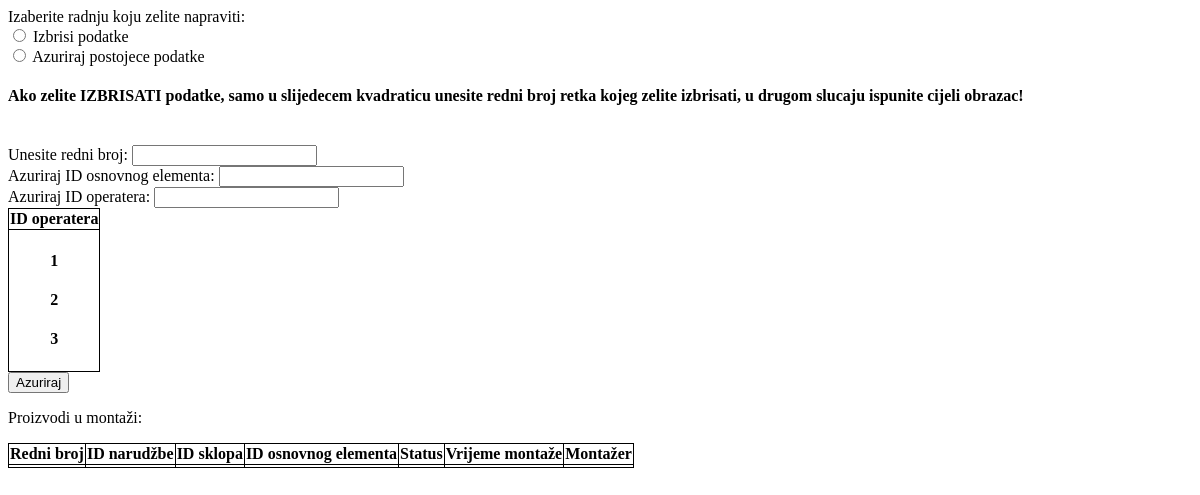
/update_installation_form, run on an earlier commit of the app's database.
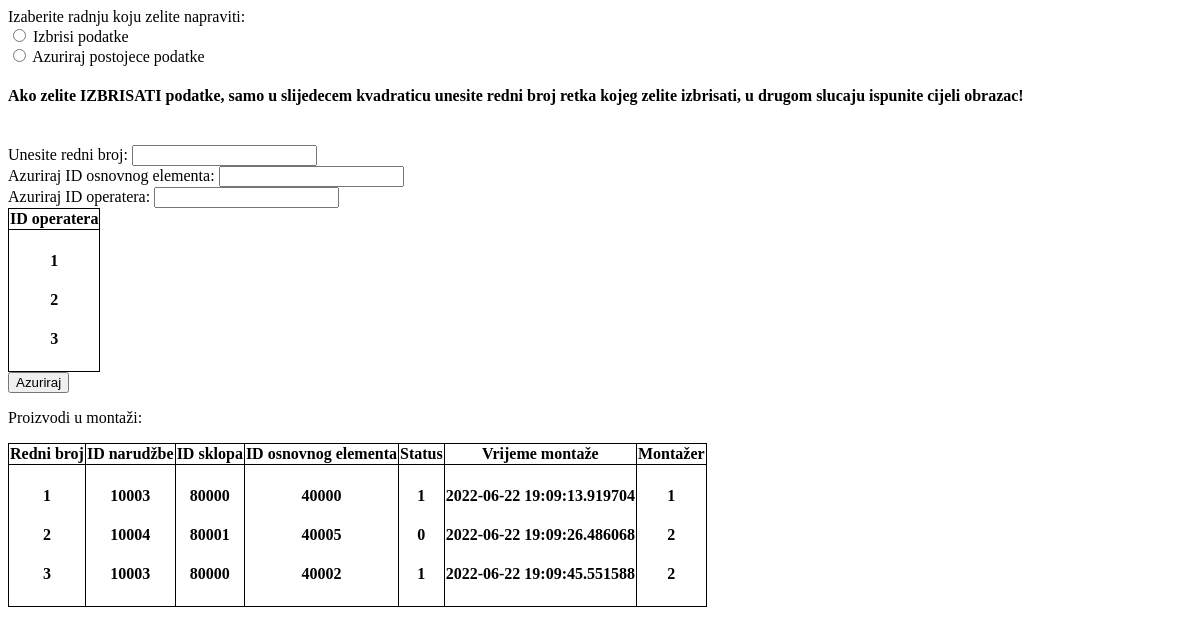
And on a later commit of the database.
### app.py (models this page shows, shortened)
class Worker(db.Model):
    __tablename__ = "worker"
    worker_id = db.Column(db.Integer, primary_key=True)
    worker_name = db.Column(db.String(500))
    worker_department = db.Column(db.String(200))

class Installation(db.Model):
    __tablename__ = "installation"
    auto_id = db.Column(db.Integer, primary_key=True)
    order_id = db.Column(db.Integer)
    installation_id = db.Column(db.Integer)
    part_id = db.Column(db.Integer)
    installation_status = db.Column(db.String(200))
    installation_time = db.Column(db.DateTime, default=datetime.now)
    installation_worker = db.Column(db.Integer)
    first_time = True

### app.py (the view, shortened to what this page needs)
@app.route("/update_installation_form", methods=["POST", "GET"])
def update_inst_form():
    updated_worker_id = Worker.query.order_by(Worker.worker_id)
    product = Installation.query.order_by(Installation.auto_id)
    return render_template("update_installation_form.html", product=product, worker=updated_worker_id)

### templates/update_installation_form.html (shortened to what this page needs)
<!DOCTYPE html>
<html lang="en">
<head>
</head>
<body>
    <form action="update_installation_form" METHOD="POST">
        <label for="delete_or_update">Izaberite radnju koju zelite napraviti:</label><br>
        <input type="radio" id="delete_or_update" name="delete_or_update" value="1">
        <label for="delete">Izbrisi podatke</label><br>
        <input type="radio" id="delete_or_update" name="delete_or_update" value="2">
        <label for="update">Azuriraj postojece podatke</label><br>
        <h4>Ako zelite IZBRISATI podatke, samo u slijedecem kvadraticu unesite redni broj retka kojeg zelite izbrisati,
            u drugom slucaju ispunite cijeli obrazac!</h4><br>
        <label for="row_number">Unesite redni broj:</label>
        <input type="text" id="row_number" name="row_number"><br>
        <label for="update_part_id">Azuriraj ID osnovnog elementa:</label>
        <input type="text" id="update_part_id" name="update_part_id"><br>
        <label for="updated_worker_id">Azuriraj ID operatera:</label>
        <input type="text" id="updated_worker_id" name="updated_worker_id"><br>
        <table>
            <tr>
                <th>ID operatera</th>
            </tr>
            <tr>
                <th>
                    {% for workers in worker %}
                    <h4>
                        {{workers.worker_id}}
                    </h4>
                    {% endfor %}
                </th>
            </tr>
        </table>
        <input type="submit" value="Azuriraj" class="btn-secondary">
    </form>
    <p>Proizvodi u montaži:</p>
    <table>
        <tr>
            <th>Redni broj</th>
            <th>ID narudžbe</th>
            <th>ID sklopa</th>
            <th>ID osnovnog elementa</th>
            <th>Status</th>
            <th>Vrijeme montaže</th>
            <th>Montažer</th>
        </tr>
        <tr>
            <th>
                {% for manufacturing in product %}
                <h4>
                    {{manufacturing.auto_id}}
                </h4>
                {% endfor %}
            </th>
            <th>
                {% for manufacturing in product %}
                <h4>
                    {{manufacturing.order_id}}
                </h4>
                {% endfor %}
            </th>
            <th>
                {% for manufacturing in product %}
                <h4>
                    {{manufacturing.installation_id}}
                </h4>
                {% endfor %}
            </th>
            <th>
                {% for manufacturing in product %}
                <h4>
                    {{manufacturing.part_id}}
                </h4>
                {% endfor %}
            </th>
            <th>
                {% for manufacturing in product %}
                <h4>
                    {{manufacturing.installation_status}}
                </h4>
                {% endfor %}
            </th>
            <th>
                {% for manufacturing in product %}
                <h4>
                    {{manufacturing.installation_time}}
                </h4>
                {% endfor %}
            </th>
            <th>
                {% for manufacturing in product %}
                <h4>
                    {{manufacturing.installation_worker}}
                </h4>
                {% endfor %}
            </th>
        </tr>
    </table>
</body>
</html>

What changed in the data, as far as the page shows it:
added Installation: auto_id "1", order_id "10003", installation_id "80000", part_id "40000", installation_status "1", installation_time "2022-06-22 19:09:13.919704", installation_worker "1"
added Installation: auto_id "2", order_id "10004", installation_id "80001", part_id "40005", installation_status "0", installation_time "2022-06-22 19:09:26.486068", installation_worker "2"
added Installation: auto_id "3", order_id "10003", installation_id "80000", part_id "40002", installation_status "1", installation_time "2022-06-22 19:09:45.551588", installation_worker "2"
